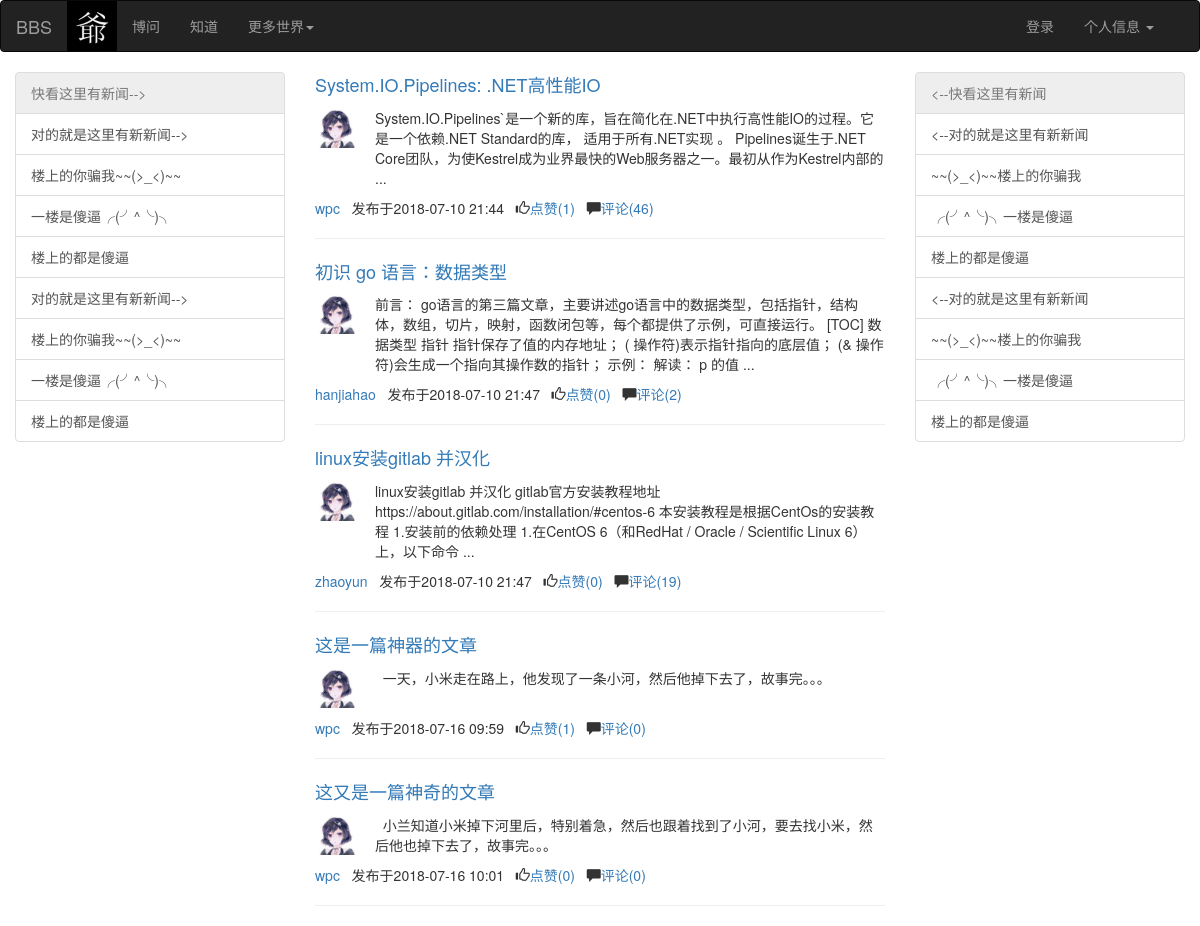
The app's page /index/ with its own data.
### blogapp/models.py (models this page shows, shortened)
class Article(models.Model):
    nid = models.AutoField(primary_key=True)
    title = models.CharField(max_length=50, verbose_name='文章标题')
    desc = models.CharField(max_length=255, verbose_name='文章描述')
    create_time = models.DateTimeField(verbose_name='创建时间', auto_now_add=True)
    content = models.TextField()
    comment_count = models.IntegerField(default=0)
    up_count = models.IntegerField(default=0)
    down_count = models.IntegerField(default=0)
    user = models.ForeignKey(verbose_name='作者', to='UserInfo', to_field='nid', on_delete=models.CASCADE)
    category = models.ForeignKey(to='Category', to_field='nid', null=True, on_delete=models.CASCADE)
    tags = models.ManyToManyField(
        to="Tag",
        through='Article2Tag',
    )

class UserInfo(AbstractUser):
    nid = models.AutoField(primary_key=True)
    telephone = models.CharField(max_length=11, null=True, unique=True)
    avatar = models.FileField(upload_to='avatars/', default="avatars/default.png")
    create_time = models.DateTimeField(verbose_name='创建时间', auto_now_add=True)
    blog = models.OneToOneField(to='Blog', to_field='nid', null=True, on_delete=models.CASCADE)

### blogapp/views.py (the view)
# urls.py: path('index/', views.index),
def index(request):
    Article_list = Article.objects.all()
    return render(request,'index.html',{'Article_list':Article_list})

### templates/index.html
{% extends 'base.html' %}

### templates/base.html (shortened to what this page needs)
<!DOCTYPE html>
<html lang="en">
<head>
    <link rel="stylesheet" href="/static/bootstrap/css/bootstrap.css">
</head>
<body>
{% block hearder %}
    <nav class="navbar navbar-inverse">
    <div class="container-fluid">
        <div class="navbar-header">
            <img src="/static/wpc.jpg" alt="" height="50px">
            <a class="navbar-brand" href="#">BBS</a>
        </div>
        <div class="collapse navbar-collapse" id="bs-example-navbar-collapse-1">
            <ul class="nav navbar-nav">
                <li>
                    <a href="#">博问<span class="sr-only">(current)</span></a></li>
                <li><a href="#">知道</a></li>
                <li class="dropdown">
                    <a href="#" class="dropdown-toggle" data-toggle="dropdown" role="button" aria-haspopup="true"
                       aria-expanded="false">更多世界<span class="caret"></span></a>
                </li>
            </ul>
            <ul class="nav navbar-nav pull-right">
                {% if request.user.username %}
                    <li>
                        <a href="#"><span class="glyphicon glyphicon-plane"></span>&nbsp;{{ request.user.username }}</a>
                    </li>
                {% else %}
                    <li><a href="/login/">登录</a></li>
                {% endif %}
                <li class="dropdown">
                    <a href="#" class="dropdown-toggle" data-toggle="dropdown" role="button" aria-haspopup="true"
                       aria-expanded="false">个人信息 <span class="caret"></span></a>
                </li>
            </ul>
        </div>
    </div>
</nav>
{% endblock %}
{% block container %}
    <div class="container-fluid">
    <div class="row">
        <div class="col-md-3">
            <div class="list-group">
                <a href="#" class="list-group-item disabled">
                    快看这里有新闻-->
                </a>
                <a href="#" class="list-group-item">对的就是这里有新新闻--></a>
                <a href="#" class="list-group-item">楼上的你骗我~~(>_<)~~</a>
                <a href="#" class="list-group-item">一楼是傻逼╭(╯^╰)╮</a>
                <a href="#" class="list-group-item">楼上的都是傻逼</a>
                <a href="#" class="list-group-item">对的就是这里有新新闻--></a>
                <a href="#" class="list-group-item">楼上的你骗我~~(>_<)~~</a>
                <a href="#" class="list-group-item">一楼是傻逼╭(╯^╰)╮</a>
                <a href="#" class="list-group-item">楼上的都是傻逼</a>
            </div>
        </div>
        {% block comment %}
        <div class="col-md-6" >
            {% for article in Article_list %}
                <div class="art_title">
                    <a href="/{{ article.user.username }}/articles/{{ article.pk }}"><p>{{ article.title }}</p></a>
                </div>
                <div class="art_desc">
                <span class ="media-left">
                    <img src="/static/iimg/haocheng.jpg" alt="" height="40px" width="40px" ></span>
                    <span class="media-right" >{{ article.desc }}</span>
                </div>
                <div class="last">
                    <a href="/{{ article.user.username }}/"> {{ article.user.username }} </a>
                    <span>发布于{{ article.create_time|date:'Y-m-d H:i' }}</span>&nbsp;&nbsp;
                    <span><span class="glyphicon glyphicon-thumbs-up"></span><a href="">点赞({{ article.up_count }})</a></span>&nbsp;&nbsp;
                    <span><span class="glyphicon glyphicon-comment"></span><a href="">评论({{ article.comment_count }})</a></span>
                </div>
            <hr>
            {% endfor %}
        </div>
        <div class="col-md-3">
            <div class="list-group">
                <a href="#" class="list-group-item disabled">
                    <--快看这里有新闻
                </a>
                <a href="#" class="list-group-item"><--对的就是这里有新新闻</a>
                <a href="#" class="list-group-item">~~(>_<)~~楼上的你骗我</a>
                <a href="#" class="list-group-item">╭(╯^╰)╮一楼是傻逼</a>
                <a href="#" class="list-group-item">楼上的都是傻逼</a>
                <a href="#" class="list-group-item"><--对的就是这里有新新闻</a>
                <a href="#" class="list-group-item">~~(>_<)~~楼上的你骗我</a>
                <a href="#" class="list-group-item">╭(╯^╰)╮一楼是傻逼</a>
                <a href="#" class="list-group-item">楼上的都是傻逼</a>
            </div>
        </div>
        {% endblock %}
    </div>
</div>
{% endblock %}
</body>
</html>

### templates/base.html (style rules this page uses)
* { margin: 0; padding: 0; }
.last { margin-top: 10px; }
.art_title { font-size: large; }

### records on screen
Article: title "System.IO.Pipelines: .NET高性能IO", desc "System.IO.Pipelines`是一个新的库，旨在简化在.NET中执行高性能IO的过程。它是一个依赖.NET Standard的库， 适用于所有.NET实现 。 Pipelines诞生于.NET Core团队，为使Kestrel成为业界最快的Web服务器之一。最初从作为Kestrel内部的 ...", user.username "wpc", create_time "2018-07-10 21:44", up_count "1", comment_count "46"
Article: title "初识 go 语言：数据类型", desc "前言： go语言的第三篇文章，主要讲述go语言中的数据类型，包括指针，结构体，数组，切片，映射，函数闭包等，每个都提供了示例，可直接运行。 [TOC] 数据类型 指针 指针保存了值的内存地址； ( 操作符)表示指针指向的底层值； (& 操作符)会生成一个指向其操作数的指针； 示例： 解读： p 的值 ...", user.username "hanjiahao", create_time "2018-07-10 21:47", up_count "0", comment_count "2"
Article: title "linux安装gitlab 并汉化", desc "linux安装gitlab 并汉化 gitlab官方安装教程地址 https://about.gitlab.com/installation/#centos-6 本安装教程是根据CentOs的安装教程 1.安装前的依赖处理 1.在CentOS 6（和RedHat / Oracle / Scientific Linux 6）上，以下命令 ...", user.username "zhaoyun", create_time "2018-07-10 21:47", up_count "0", comment_count "19"
Article: title "这是一篇神器的文章", desc "一天，小米走在路上，他发现了一条小河，然后他掉下去了，故事完。。。", user.username "wpc", create_time "2018-07-16 09:59", up_count "1", comment_count "0"
Article: title "这又是一篇神奇的文章", desc "小兰知道小米掉下河里后，特别着急，然后也跟着找到了小河，要去找小米，然后他也掉下去了，故事完。。。", user.username "wpc", create_time "2018-07-16 10:01", up_count "0", comment_count "0"
